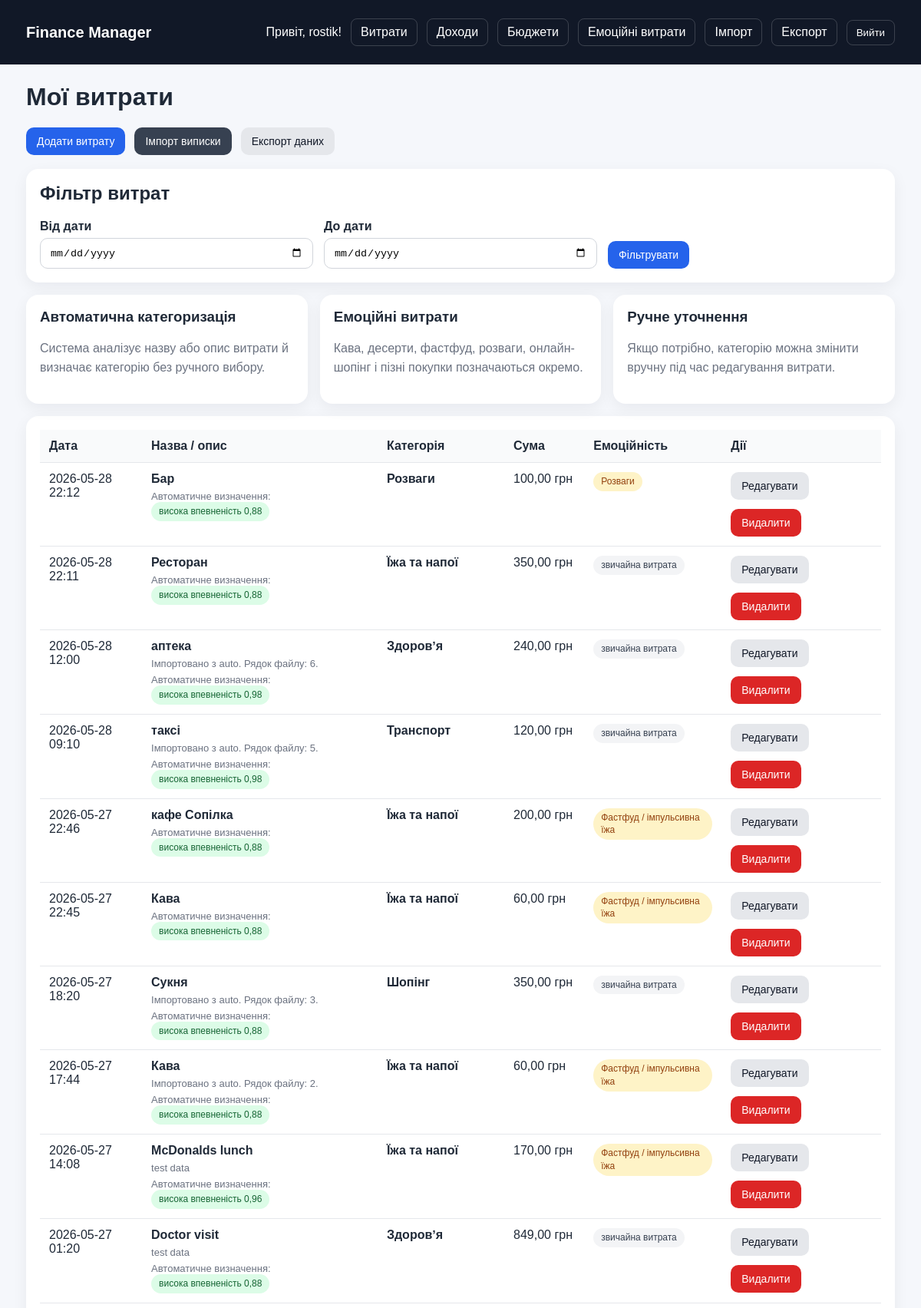
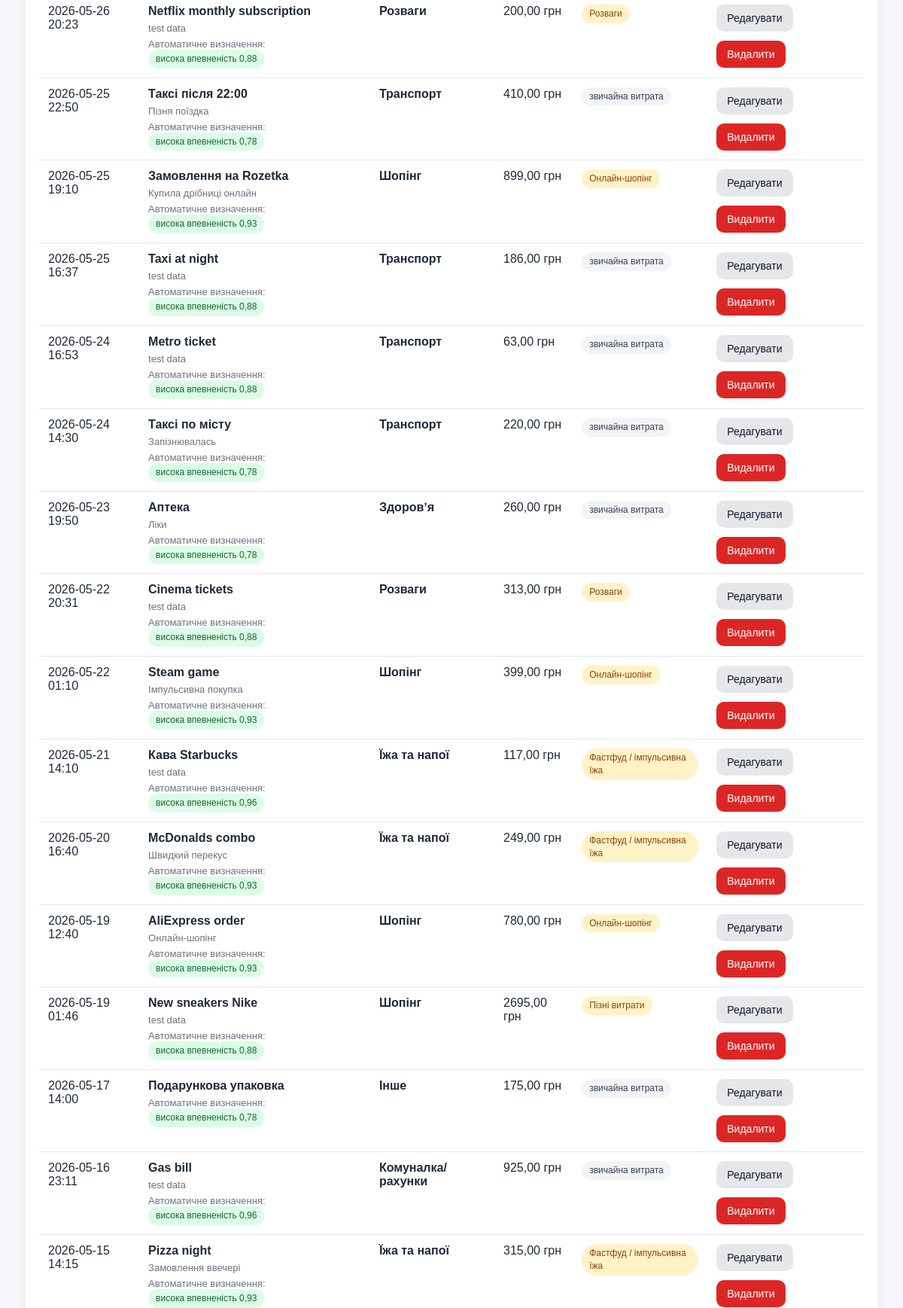
Screenshot of /expenses/ (signed in, upper part) with the database file from the repository (2 pictures, top to bottom).
### expenses/models.py (models this page shows, shortened)
class Expense(models.Model):
    CATEGORY_CHOICES = [
        ('food', 'Їжа та напої'),
        ('transport', 'Транспорт'),
        ('shopping', 'Шопінг'),
        ('entertainment', 'Розваги'),
        ('bills', 'Комуналка/рахунки'),
        ('health', 'Здоровʼя'),
        ('other', 'Інше'),
    ]
    EMOTIONAL_TAG_CHOICES = [
        ('fast_food', 'Фастфуд / імпульсивна їжа'),
        ('online_shopping', 'Онлайн-шопінг'),
        ('late_night', 'Пізні витрати'),
        ('entertainment', 'Розваги'),
        ('none', 'Не емоційна витрата'),
    ]
    user = models.ForeignKey(User, on_delete=models.CASCADE, related_name='expenses')
    amount = models.DecimalField(max_digits=10, decimal_places=2)
    description = models.CharField(max_length=255)
    created_at = models.DateTimeField(default=timezone.now)
    category = models.CharField(max_length=32, choices=CATEGORY_CHOICES, default='other')
    ml_confidence = models.FloatField(default=0.0)
    is_emotional = models.BooleanField(default=False)
    emotional_tag = models.CharField(
        max_length=32,
        choices=EMOTIONAL_TAG_CHOICES,
        default='none'
    )
    notes = models.TextField(blank=True)
    class Meta:
        ordering = ['-created_at']

### expenses/views.py (the view)
# urls.py: path('expenses/', views.expense_list, name='expense_list'),
@login_required
def expense_list(request):
    qs = Expense.objects.filter(user=request.user)
    date_from = request.GET.get('date_from')
    date_to = request.GET.get('date_to')
    if date_from:
        qs = qs.filter(created_at__date__gte=date_from)
    if date_to:
        qs = qs.filter(created_at__date__lte=date_to)
    expenses = _decorate_expenses(list(qs))
    context = {'expenses': expenses}
    if request.headers.get('HX-Request') == 'true':
        return render(request, 'expenses/partials/_expense_table.html', context)
    return render(request, 'expenses/expense_list.html', context)

### expenses/views.py (called while the page is built)
def _decorate_expenses(expenses):
    for expense in expenses:
        if expense.ml_confidence >= 0.75:
            expense.confidence_label = 'висока впевненість'
        elif expense.ml_confidence >= 0.5:
            expense.confidence_label = 'середня впевненість'
        elif expense.ml_confidence > 0:
            expense.confidence_label = 'низька впевненість'
        else:
            expense.confidence_label = 'не визначено автоматично'
    return expenses

### expenses/templates/expenses/expense_list.html (shortened to what this page needs)
{% extends "expenses/base.html" %}
{% block content %}
<h1>Мої витрати</h1>
<div class="actions">
    <a class="btn" href="{% url 'expense_create' %}">Додати витрату</a>
    <a class="btn btn-secondary" href="{% url 'transaction_import' %}">Імпорт виписки</a>
    <a class="btn btn-light" href="{% url 'transaction_export' %}">Експорт даних</a>
</div>
<div class="card" style="margin-bottom:16px;">
    <h2>Фільтр витрат</h2>
    <form method="get" class="form-grid" style="grid-template-columns: repeat(auto-fit, minmax(220px, 1fr)); align-items:end;">
        <div>
            <label for="date_from">Від дати</label>
            <input type="date" name="date_from" id="date_from" value="{{ request.GET.date_from }}">
        </div>
        <div>
            <label for="date_to">До дати</label>
            <input type="date" name="date_to" id="date_to" value="{{ request.GET.date_to }}">
        </div>
        <div>
            <button class="btn" type="submit">Фільтрувати</button>
        </div>
    </form>
</div>
<div class="grid grid-3" style="margin-bottom:16px;">
    <div class="card">
        <h3>Автоматична категоризація</h3>
        <p class="muted">Система аналізує назву або опис витрати й визначає категорію без ручного вибору.</p>
    </div>
    <div class="card">
        <h3>Емоційні витрати</h3>
        <p class="muted">Кава, десерти, фастфуд, розваги, онлайн-шопінг і пізні покупки позначаються окремо.</p>
    </div>
    <div class="card">
        <h3>Ручне уточнення</h3>
        <p class="muted">Якщо потрібно, категорію можна змінити вручну під час редагування витрати.</p>
    </div>
</div>
<div class="card table-wrap" id="expense-table">
    {% include "expenses/partials/_expense_table.html" %}
</div>
{% endblock %}

### expenses/templates/expenses/base.html (shortened to what this page needs)
<!DOCTYPE html>
<html lang="uk">
<head>
</head>
<body>
    <div class="nav">
        <div class="container">
            <a href="{% url 'dashboard' %}" class="brand">Finance Manager</a>
            <div class="nav-links">
                {% if user.is_authenticated %}
                    <span>Привіт, {{ user.username }}!</span>
                    <a href="{% url 'expense_list' %}">Витрати</a>
                    <a href="{% url 'income_list' %}">Доходи</a>
                    <a href="{% url 'budget_list' %}">Бюджети</a>
                    <a href="{% url 'emotional_report' %}">Емоційні витрати</a>
                    <a href="{% url 'transaction_import' %}">Імпорт</a>
                    <a href="{% url 'transaction_export' %}">Експорт</a>
                    <form method="post" action="{% url 'logout' %}" class="inline">
                        <button type="submit">Вийти</button>
                    </form>
                {% else %}
                    <a href="{% url 'login' %}">Увійти</a>
                    <a href="{% url 'signup' %}">Реєстрація</a>
                {% endif %}
            </div>
        </div>
    </div>
    <div class="container">
        {% block content %}{% endblock %}
    </div>
</body>
</html>

### expenses/templates/expenses/partials/_expense_table.html (shortened to what this page needs)
{% if expenses %}
<table>
    <thead>
        <tr>
            <th>Дата</th>
            <th>Назва / опис</th>
            <th>Категорія</th>
            <th>Сума</th>
            <th>Емоційність</th>
            <th>Дії</th>
        </tr>
    </thead>
    <tbody>
        {% for e in expenses %}
            <tr>
                <td>{{ e.created_at|date:"Y-m-d H:i" }}</td>
                <td>
                    <strong>{{ e.description }}</strong>
                    {% if e.notes %}
                        <div class="muted small" style="margin-top:6px;">{{ e.notes }}</div>
                    {% endif %}
                    <div class="muted small" style="margin-top:6px;">
                        Автоматичне визначення:
                        {% if e.ml_confidence >= 0.75 %}
                            <span class="tag tag-success">{{ e.confidence_label }} {{ e.ml_confidence|floatformat:2 }}</span>
                        {% elif e.ml_confidence >= 0.5 %}
                            <span class="tag tag-warning">{{ e.confidence_label }} {{ e.ml_confidence|floatformat:2 }}</span>
                        {% elif e.ml_confidence > 0 %}
                            <span class="tag tag-danger">{{ e.confidence_label }} {{ e.ml_confidence|floatformat:2 }}</span>
                        {% else %}
                            <span class="tag tag-danger">не визначено автоматично</span>
                        {% endif %}
                    </div>
                </td>
                <td><strong>{{ e.get_category_display }}</strong></td>
                <td>{{ e.amount|floatformat:2 }} грн</td>
                <td>
                    {% if e.is_emotional %}
                        <span class="tag tag-warning">{{ e.get_emotional_tag_display }}</span>
                    {% else %}
                        <span class="tag tag-gray">звичайна витрата</span>
                    {% endif %}
                </td>
                <td>
                    <div class="actions" style="margin: 0;">
                        <a class="btn btn-light" href="{% url 'expense_edit' e.pk %}">Редагувати</a>
                        <form method="post" action="{% url 'expense_delete' e.pk %}" class="inline">
                            <button type="submit" class="btn btn-danger">Видалити</button>
                        </form>
                    </div>
                </td>
            </tr>
        {% endfor %}
    </tbody>
</table>
{% else %}
    <p class="muted">Ще немає витрат. Додайте першу витрату вручну або імпортуйте банківську виписку.</p>
{% endif %}

### expenses/templates/expenses/base.html (style rules this page uses)
* { box-sizing: border-box; }
body { font-family: Arial, sans-serif; margin: 0; background: #f5f7fb; color: #1f2937; }
.container { max-width: 1180px; margin: 0 auto; padding: 24px; }
.nav { background: #111827; color: white; }
.nav .container { display: flex; justify-content: space-between; align-items: center; gap: 16px; flex-wrap: wrap; }
.brand { font-weight: 700; font-size: 20px; color: white; text-decoration: none; }
.nav-links { display: flex; gap: 12px; flex-wrap: wrap; align-items: center; }
.nav-links a, .nav-links button { color: white; background: transparent; border: 1px solid rgba(255,255,255,0.18); padding: 8px 12px; border-radius: 8px; text-decoration: none; cursor: pointer; transition: 0.2s ease; }
h1, h2, h3 { margin-top: 0; }
p { line-height: 1.55; }
.grid { display: grid; gap: 16px; }
.grid-3 { grid-template-columns: repeat(auto-fit, minmax(260px, 1fr)); }
.card { background: white; border-radius: 16px; padding: 18px; box-shadow: 0 6px 20px rgba(15, 23, 42, 0.06); }
.actions { display: flex; gap: 12px; flex-wrap: wrap; margin-bottom: 18px; }
.btn { display: inline-block; padding: 10px 14px; border-radius: 10px; text-decoration: none; background: #2563eb; color: white; border: none; cursor: pointer; transition: 0.2s ease; font-size: 14px; }
.btn-secondary { background: #374151; }
.btn-danger { background: #dc2626; }
.btn-light { background: #e5e7eb; color: #111827; }
.table-wrap { overflow-x: auto; }
table { width: 100%; border-collapse: collapse; background: white; }
th, td { padding: 12px; border-bottom: 1px solid #e5e7eb; text-align: left; vertical-align: top; }
th { background: #f9fafb; }
form.inline { display: inline; }
.muted { color: #6b7280; }
.small { font-size: 13px; }
.tag { display: inline-block; padding: 4px 10px; border-radius: 999px; background: #eef2ff; color: #3730a3; font-size: 12px; line-height: 1.4; }
.tag-success { background: #dcfce7; color: #166534; }
.tag-warning { background: #fef3c7; color: #92400e; }
.tag-gray { background: #f3f4f6; color: #374151; }
.form-grid { display: grid; gap: 14px; }
label { display: block; font-weight: 600; margin-bottom: 6px; }
input, select, textarea { width: 100%; box-sizing: border-box; padding: 10px 12px; border: 1px solid #d1d5db; border-radius: 10px; background: white; }

### rows the page displays
Expense: created_at "2026-05-28 22:12", description "Бар", confidence_label "висока впевненість", ml_confidence "0,88", category "Розваги", amount "100,00", emotional_tag "Розваги"
Expense: created_at "2026-05-28 22:11", description "Ресторан", confidence_label "висока впевненість", ml_confidence "0,88", category "Їжа та напої", amount "350,00", is_emotional "звичайна витрата"
Expense: created_at "2026-05-28 12:00", description "аптека", notes "Імпортовано з auto. Рядок файлу: 6.", confidence_label "висока впевненість", ml_confidence "0,98", category "Здоровʼя", amount "240,00", is_emotional "звичайна витрата"
Expense: created_at "2026-05-28 09:10", description "таксі", notes "Імпортовано з auto. Рядок файлу: 5.", confidence_label "висока впевненість", ml_confidence "0,98", category "Транспорт", amount "120,00", is_emotional "звичайна витрата"
Expense: created_at "2026-05-27 22:46", description "кафе Сопілка", confidence_label "висока впевненість", ml_confidence "0,88", category "Їжа та напої", amount "200,00", emotional_tag "Фастфуд / імпульсивна їжа"
Expense: created_at "2026-05-27 22:45", description "Кава", confidence_label "висока впевненість", ml_confidence "0,88", category "Їжа та напої", amount "60,00", emotional_tag "Фастфуд / імпульсивна їжа"
Expense: created_at "2026-05-27 18:20", description "Сукня", notes "Імпортовано з auto. Рядок файлу: 3.", confidence_label "висока впевненість", ml_confidence "0,88", category "Шопінг", amount "350,00", is_emotional "звичайна витрата"
Expense: created_at "2026-05-27 17:44", description "Кава", notes "Імпортовано з auto. Рядок файлу: 2.", confidence_label "висока впевненість", ml_confidence "0,88", category "Їжа та напої", amount "60,00", emotional_tag "Фастфуд / імпульсивна їжа"
Expense: created_at "2026-05-27 14:08", description "McDonalds lunch", notes "test data", confidence_label "висока впевненість", ml_confidence "0,96", category "Їжа та напої", amount "170,00", emotional_tag "Фастфуд / імпульсивна їжа"
Expense: created_at "2026-05-27 01:20", description "Doctor visit", notes "test data", confidence_label "висока впевненість", ml_confidence "0,88", category "Здоровʼя", amount "849,00", is_emotional "звичайна витрата"
Expense: created_at "2026-05-26 20:23", description "Netflix monthly subscription", notes "test data", confidence_label "висока впевненість", ml_confidence "0,88", category "Розваги", amount "200,00", emotional_tag "Розваги"
Expense: created_at "2026-05-25 22:50", description "Таксі після 22:00", notes "Пізня поїздка", confidence_label "висока впевненість", ml_confidence "0,78", category "Транспорт", amount "410,00", is_emotional "звичайна витрата"
Expense: created_at "2026-05-25 19:10", description "Замовлення на Rozetka", notes "Купила дрібниці онлайн", confidence_label "висока впевненість", ml_confidence "0,93", category "Шопінг", amount "899,00", emotional_tag "Онлайн-шопінг"
Expense: created_at "2026-05-25 16:37", description "Taxi at night", notes "test data", confidence_label "висока впевненість", ml_confidence "0,88", category "Транспорт", amount "186,00", is_emotional "звичайна витрата"
Expense: created_at "2026-05-24 16:53", description "Metro ticket", notes "test data", confidence_label "висока впевненість", ml_confidence "0,88", category "Транспорт", amount "63,00", is_emotional "звичайна витрата"
Expense: created_at "2026-05-24 14:30", description "Таксі по місту", notes "Запізнювалась", confidence_label "висока впевненість", ml_confidence "0,78", category "Транспорт", amount "220,00", is_emotional "звичайна витрата"
Expense: created_at "2026-05-23 19:50", description "Аптека", notes "Ліки", confidence_label "висока впевненість", ml_confidence "0,78", category "Здоровʼя", amount "260,00", is_emotional "звичайна витрата"
Expense: created_at "2026-05-22 20:31", description "Cinema tickets", notes "test data", confidence_label "висока впевненість", ml_confidence "0,88", category "Розваги", amount "313,00", emotional_tag "Розваги"
Expense: created_at "2026-05-22 01:10", description "Steam game", notes "Імпульсивна покупка", confidence_label "висока впевненість", ml_confidence "0,93", category "Шопінг", amount "399,00", emotional_tag "Онлайн-шопінг"
Expense: created_at "2026-05-21 14:10", description "Кава Starbucks", notes "test data", confidence_label "висока впевненість", ml_confidence "0,96", category "Їжа та напої", amount "117,00", emotional_tag "Фастфуд / імпульсивна їжа"
Expense: created_at "2026-05-20 16:40", description "McDonalds combo", notes "Швидкий перекус", confidence_label "висока впевненість", ml_confidence "0,93", category "Їжа та напої", amount "249,00", emotional_tag "Фастфуд / імпульсивна їжа"
Expense: created_at "2026-05-19 12:40", description "AliExpress order", notes "Онлайн-шопінг", confidence_label "висока впевненість", ml_confidence "0,93", category "Шопінг", amount "780,00", emotional_tag "Онлайн-шопінг"
Expense: created_at "2026-05-19 01:46", description "New sneakers Nike", notes "test data", confidence_label "висока впевненість", ml_confidence "0,88", category "Шопінг", amount "2695,00", emotional_tag "Пізні витрати"
Expense: created_at "2026-05-17 14:00", description "Подарункова упаковка", confidence_label "висока впевненість", ml_confidence "0,78", category "Інше", amount "175,00", is_emotional "звичайна витрата"
Expense: created_at "2026-05-16 23:11", description "Gas bill", notes "test data", confidence_label "висока впевненість", ml_confidence "0,96", category "Комуналка/рахунки", amount "925,00", is_emotional "звичайна витрата"
Expense: created_at "2026-05-15 14:15", description "Pizza night", notes "Замовлення ввечері", confidence_label "висока впевненість", ml_confidence "0,93", category "Їжа та напої", amount "315,00", emotional_tag "Фастфуд / імпульсивна їжа"

### other values shown
{{ user.username }} "rostik"
